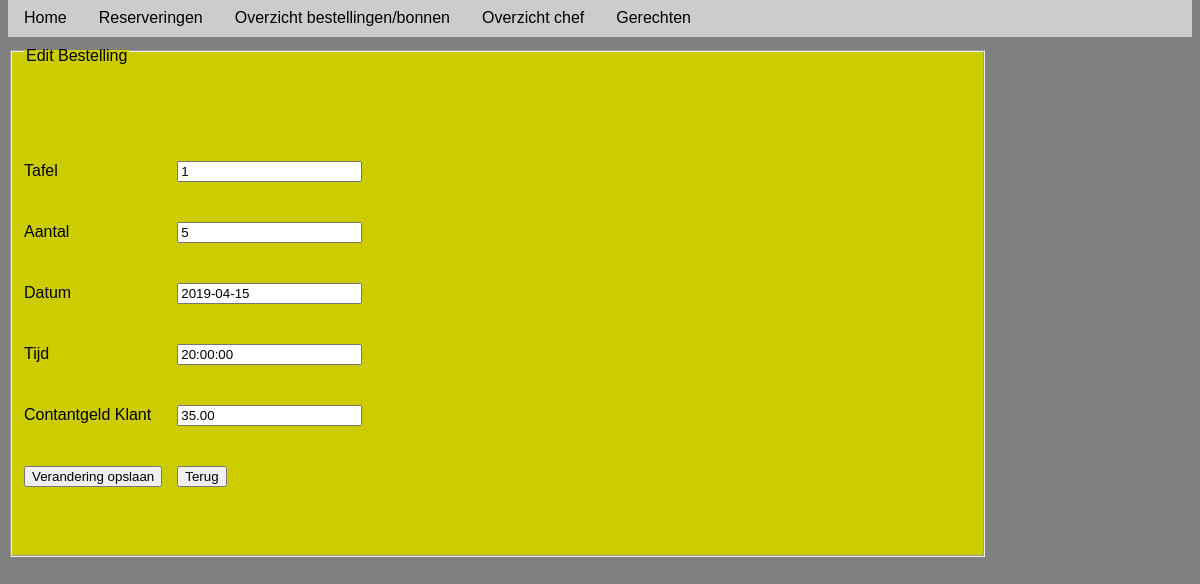
The page /classes/BestellingCRUD/edit.php?id=1 on the database its author committed.
### tables this page shows
CREATE TABLE `bestelling` (
  `BestellingID` int(11) NOT NULL,
  `Aantal` int(11) NOT NULL,
  `Datum` date NOT NULL,
  `Tijd` time NOT NULL,
  `Totaalprijs` decimal(5,2) NOT NULL,
  `Tafel` varchar(3) NOT NULL,
  `Contant` decimal(5,2) DEFAULT NULL,
  `Menuitemcode` int(11) NOT NULL
);

### classes/BestellingCRUD/edit.php (the view, shortened to what this page needs)
<?php
require_once "../../includes/config.php";
if($_GET['id']) {
    $id = $_GET['id'];
    $sql = "SELECT bestelling.BestellingID, bestelling.Tafel, bestelling.Contant, menuitem.Menuitemcode, bestelling.Aantal, bestelling.Totaalprijs, bestelling.Datum, bestelling.Tijd FROM bestelling JOIN menuitem ON bestelling.Menuitemcode = menuitem.Menuitemcode WHERE BestellingID = {$id}";
    $result = $mysqli->query($sql);
    $data = $result->fetch_assoc();
}
?>
<!DOCTYPE html>
<html>
<head>
	<link rel="stylesheet" href="../../styles/style.css">
</head>
<body>
<?
 include_once 'includes/header.php'
 ?>
<fieldset>
    <legend>Edit Bestelling</legend>
    <form action="update.php" method="post">
        <table cellspacing="0" cellpadding="0">
             <tr>
                <td>Tafel</td>
                <td><input type="text" name="Tafel" placeholder="Tafel" value="<?php echo $data['Tafel'] ?>" /></td>
			</tr>
			<tr>
              	<td>Aantal</td>
                <td><input type="text" name="Aantal" placeholder="Aantal" value="<?php echo $data['Aantal'] ?>" /></td>
			</tr>
            <tr>
				<td>Datum</td>
                <td><input type="text" name="Datum" placeholder="Datum" value="<?php echo $data['Datum'] ?>" /></td>
            </tr>
            <tr>
              	<td>Tijd</td>
                <td><input type="text" name="Tijd" placeholder="Tijd" value="<?php echo $data['Tijd'] ?>" /></td>
             </tr>
            <tr>
              	<td>Contantgeld Klant</td>
                <td><input type="text" name="Contant" placeholder="Contant" value="<?php echo $data['Contant'] ?>" /></td>
             </tr>
            <tr>
            	<input type="hidden" name="Totaalprijs" value="<?php echo $data['Totaalprijs']?>" /> <br/>
                <input type="hidden" name="BestellingID" value="<?php echo $data['BestellingID']?>" /><br/>
                <input type="hidden" name="Menuitemcode" value="<?php echo $data['Menuitemcode']?>" /><br/><br/>
                <td><button type="submit">Verandering opslaan</button></td><br/>
                <td><a href="../../welcome.php"><button type="button">Terug</button></a></td>
            </tr>
        </table>
        <br/>
    </form>
</fieldset>
</body>
</html>

### styles/style.css (style rules this page uses)
body { background-color:gray; margin-top:-5px; font-family:"Lucida Grande", arial, sans-serif; }

### classes/BestellingCRUD/edit.php (style rules this page uses)
legend { padding-top:10px; }
fieldset { width: 80%; height: 80%; background-color:#CCCC00; }
td { padding-right:15px; padding-bottom:40px; }

### rows shown on the page
bestelling: Tafel "1", Aantal "5", Datum "2019-04-15", Tijd "20:00:00", Contant "35.00"
